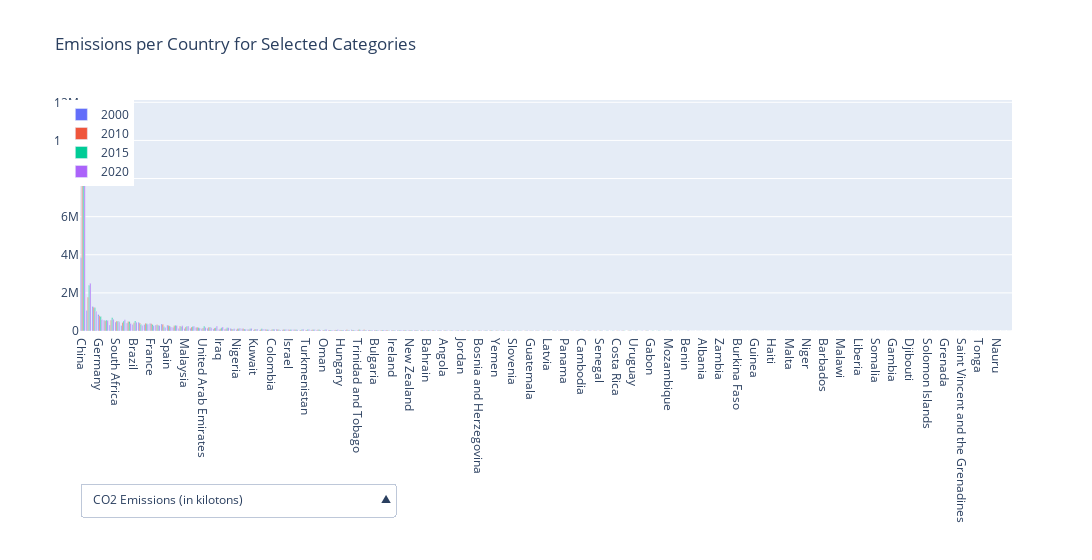

The code cell stored with this chart in its notebook:
### Markdown cell above
### The Second Argument of Your First Perspective

### Code cell
# Sort by 'total_CO' (or any other initial sort criteria) and select the top 10
merge = pd.read_csv('../graphs/graphA/merge.csv')
years = ['2000', '2010', '2015', '2020']
# LULUCF filter:
# Removes all rows with 'All sectors with LULUCF' in the 'Item' column
merge = merge[merge['Item'] != 'All sectors with LULUCF']

# Calculate the average of the relative values for each country
merge['avg_total'] = merge[[year for year in years]].mean(axis=1)

# Sort by the average
total_sort = merge.sort_values('avg_total', ascending=False)

# Create a new Figure
fig = go.Figure()

for year in years:
    fig.add_trace(go.Bar(
        x=total_sort['Area'],
        y=total_sort[year],
        name=year,
        width=0.2,
    ))


# Change the bar mode to group
fig.update_layout(barmode='group')

# Add labels and title
fig.update_layout(
    title='Emissions per Country for Selected Categories',
    xaxis_title='',
    yaxis_title=''
)

# Define dropdown menus for switching categories
fig.update_layout(
    updatemenus=[
        dict(
            buttons=[
                dict(label="CO2 Emissions (in kilotons)",
                     method="update",
                     args=[{"y": [total_sort[year] for year in years]}]),
                dict(label="CO2 Emissions per Area (in kilotons per km²)",
                     method="update",
                     args=[{"y": [total_sort[year+'/area'] for year in years]}]),
                dict(label="CO2 Emissions per Capita (in kilotons per person)",
                     method="update",
                     args=[{"y": [total_sort[year+'/pop'] for year in years]}])
            ],
            direction="up",
            pad={"r": 10, "t": 10},
            showactive=True,
            x=0,
            xanchor="left",
            y=-0.8,
            yanchor="bottom"
        ),
    ],
    width=6000,
    bargroupgap=1,
    legend=dict(x=-0.02, y=1, xanchor='left', yanchor='top'),
)

# Show the plot
fig.show()

### Figure 1 — Plotly figure (JSON) as saved in the notebook; plotly's stock layout.template omitted (floating-point values rounded to 4 significant figures; data arrays with more than 128 entries replaced by an {"elided": "..."} marker saying what was removed)
{"data": [{"name": "2000", "type": "bar", "width": 0.2, "x": {"elided": "162 str values"}, "y": {"elided": "162 float values"}}, {"name": "2010", "type": "bar", "width": 0.2, "x": {"elided": "162 str values"}, "y": {"elided": "162 float values"}}, {"name": "2015", "type": "bar", "width": 0.2, "x": {"elided": "162 str values"}, "y": {"elided": "162 float values"}}, {"name": "2020", "type": "bar", "width": 0.2, "x": {"elided": "162 str values"}, "y": {"elided": "162 float values"}}], "layout": {"bargroupgap": 1, "barmode": "group", "legend": {"x": -0.02, "xanchor": "left", "y": 1, "yanchor": "top"}, "title": {"text": "Emissions per Country for Selected Categories"}, "updatemenus": [{"buttons": [{"args": [{"y": {"elided": "4x162 float values"}}], "label": "CO2 Emissions (in kilotons)", "method": "update"}, {"args": [{"y": {"elided": "4x162 float values"}}], "label": "CO2 Emissions per Area (in kilotons per km²)", "method": "update"}, {"args": [{"y": {"elided": "4x162 float values"}}], "label": "CO2 Emissions per Capita (in kilotons per person)", "method": "update"}], "direction": "up", "pad": {"r": 10, "t": 10}, "showactive": true, "x": 0, "xanchor": "left", "y": -0.8, "yanchor": "bottom"}], "width": 6000, "xaxis": {"title": {"text": ""}}, "yaxis": {"title": {"text": ""}}}}
